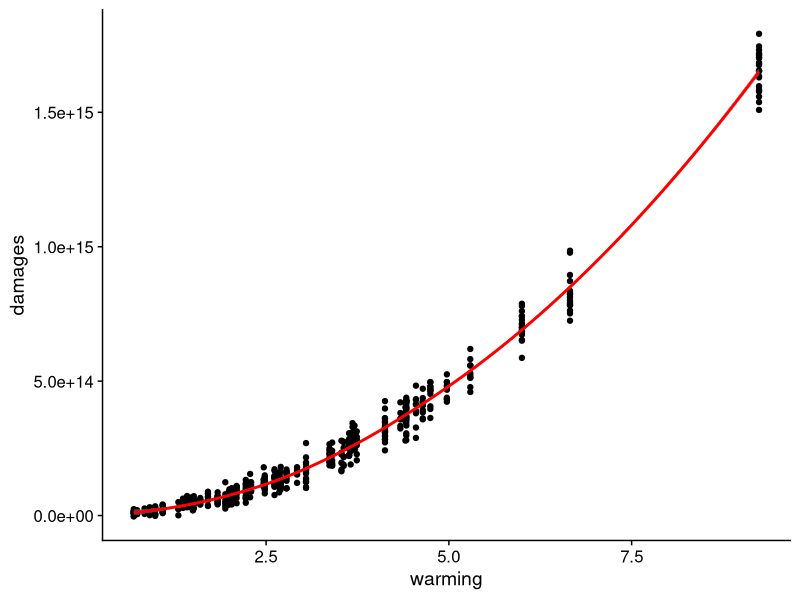
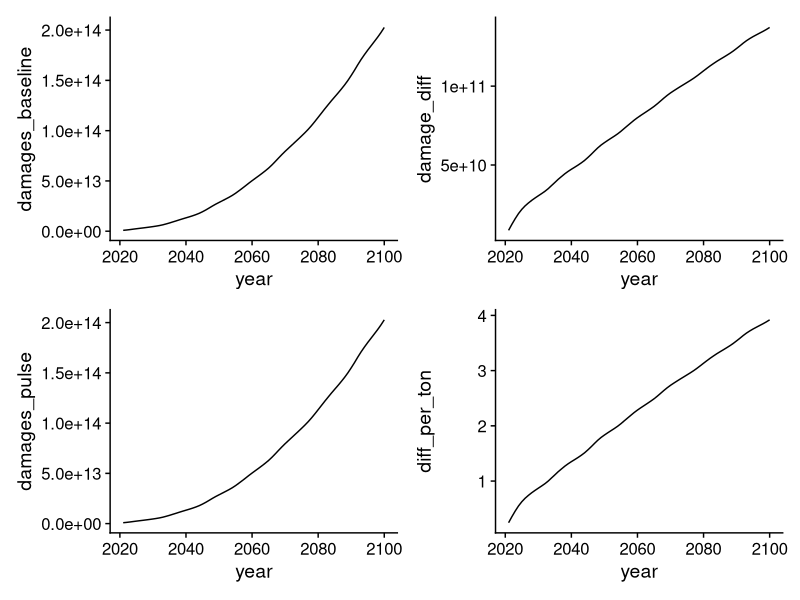
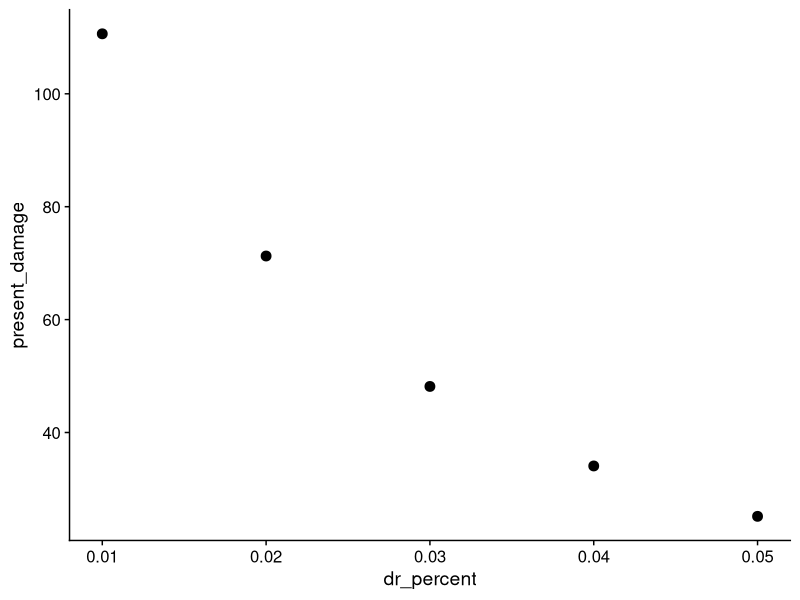
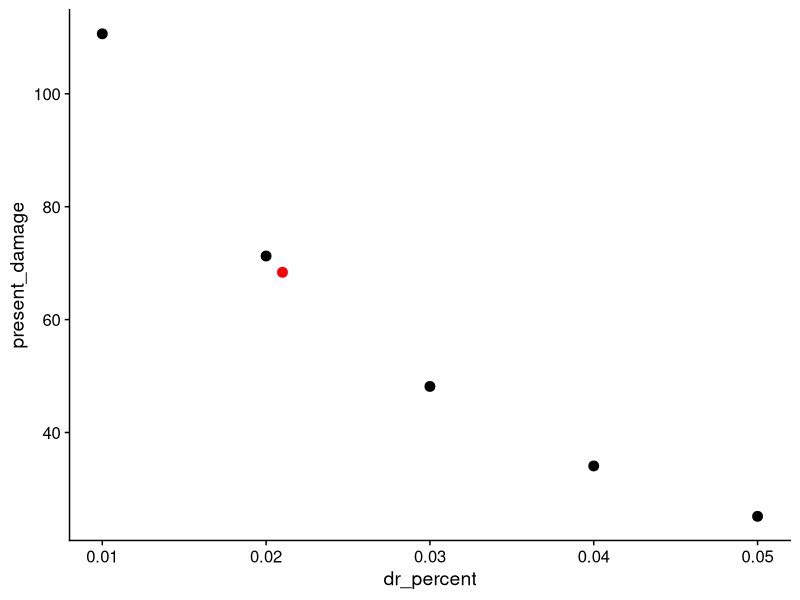

The R source for these figures, in order:
## ---- chunk 1
knitr::opts_chunk$set(echo = TRUE)
library(here)
library(tidyverse)
library(dplyr)
library(cowplot)
library(patchwork)
## ---- chunk 2
#read in the data

dmg <- read.csv(here("data/damages.csv")) %>%
  mutate(warm2 = warming^2) # adding collumn for squared data for quadratic regression

wrm <- read.csv(here("data/warming.csv"))
## ---- chunk 3
data_plot <- ggplot(data = dmg, aes(x = warming, y = damages)) +
  geom_point() +
  theme_cowplot()

#simple linear model for comparison
dmg_lm <- lm(damages ~ warming, data = dmg)

#dam_lm_quadratic
dmg_lmq <- lm(damages ~ warming + warm2, data=dmg)
dmg_lmq[["coefficients"]][["(Intercept)"]] <- 0


# Compare variance accounted for by each model
summary(dmg_lm)
summary(dmg_lmq)

#plotting the data with dmg_lmq function

data_plot +
  geom_smooth(data = dmg_lmq, aes(x = warming, y = damages), color = "red")

wrm_ceof <- dmg_lmq[["coefficients"]][["warming"]]
wrm2_coef <- dmg_lmq[["coefficients"]][["warm2"]]

## ---- chunk 4
# adding in data
wrm_2 <- wrm %>% 
  mutate(damages_baseline = wrm2_coef*warming_baseline^2 + wrm_ceof*warming_baseline) %>% 
  mutate(damages_pulse = wrm2_coef*warming_pulse^2 + wrm_ceof*warming_pulse) %>% 
  mutate(damage_diff = damages_pulse-damages_baseline) %>% 
  mutate(diff_per_ton = damage_diff/35000000000)

# plotting

# baseline damages
baseline <- ggplot(data = wrm_2, aes(x=year, y=damages_baseline)) +
  geom_line() +
  theme_cowplot()

# damages pulse
pulse <- ggplot(data = wrm_2, aes(x=year, y=damages_pulse)) +
  geom_line() +
  theme_cowplot()

# difference in damages
difference <- ggplot(data = wrm_2, aes(x=year, y=damage_diff)) +
  geom_line() +
  theme_cowplot()

# differenc in damge per tone of CO2
per_ton <- ggplot(data = wrm_2, aes(x=year, y=diff_per_ton)) +
  geom_line() +
  theme_cowplot()

all_plots <- baseline/pulse | difference/per_ton
all_plots
## ---- chunk 5
# Calculating SCC for different discount rates

scc <- wrm_2 %>% 
  mutate(pv_1 = diff_per_ton/((1+.01)^X)) %>% 
  mutate(pv_2 = diff_per_ton/((1+.02)^X)) %>% 
  mutate(pv_3 = diff_per_ton/((1+.03)^X)) %>% 
  mutate(pv_4 = diff_per_ton/((1+.04)^X)) %>% 
  mutate(pv_5 = diff_per_ton/((1+.05)^X))

dr <- c(0.01, 0.02, 0.03, 0.04, 0.05)

scc_sum <- data.frame("PV_1" = sum(scc$pv_1),
                      "PV_2" = sum(scc$pv_2),
                      "PV_3" = sum(scc$pv_3),
                      "PV_4" = sum(scc$pv_4),
                      "PV_5" = sum(scc$pv_5)) %>%
  pivot_longer(cols = c(PV_1, PV_2, PV_3, PV_4, PV_5),
               names_to = "dr_percent",
               values_to = "present_damage") %>% 
  replace("dr_percent",dr)

# plot itttttt

ggplot(data = scc_sum, aes(x = dr_percent, y = present_damage)) +
  geom_point(size = 3) +
  theme_cowplot()

## ---- chunk 6
# Ramsey Rule with given values
ramsey_r <- 0.001 + 2*0.01

ramsey_r

ramsey <- wrm_2 %>% 
  mutate(pv_r = diff_per_ton/((1+0.021)^X))

dr_ramsey <- c(0.021)

scc_sum_r <- data.frame("PV_r" = sum(ramsey$pv_r)) %>%
  pivot_longer(cols = c(PV_r),
               names_to = "dr_percent",
               values_to = "present_damage") %>% 
  replace("dr_percent",dr_ramsey)

# plot itttttt

ggplot(data = scc_sum, aes(x = dr_percent, y = present_damage)) +
  geom_point(size = 3) +
  geom_point(data = scc_sum_r, color = "red", size = 3) +
  theme_cowplot()

## ---- chunk 7
# Policy A
wrm_pol_a <- wrm %>% 
  mutate(damages_baseline = wrm2_coef*warming_baseline^2 + wrm_ceof*warming_baseline) %>% 
  mutate(warming_1.5 = (warming_baseline*1.5)) %>% 
  mutate(damages_w1.5 = wrm2_coef*warming_1.5^2 + wrm_ceof*warming_1.5) %>% 
  mutate(scc_baseline = damages_baseline/((1+.02)^X)) %>% 
  mutate(scc_w1.5 = damages_w1.5/((1+.02)^X))

pol_a_basedmg <- sum(wrm_pol_a$scc_baseline)
pol_a_1.5dmg <- sum(wrm_pol_a$scc_w1.5)

pol_a_ev <- (pol_a_basedmg*0.5)+(pol_a_1.5dmg*0.5)
## ---- chunk 8
# Policy B
wrm_pol_b <- wrm %>%  
  mutate(polb_warming = warming_baseline) %>% 
  mutate(polb_warming = case_when(
    year > 2050 ~ 1.29,
    year < 2051 ~ warming_baseline)) %>% 
  mutate(damages_polb = wrm2_coef*polb_warming^2 + wrm_ceof*polb_warming) %>% 
  mutate(scc_polb = damages_polb/((1+0.02)^X))

pol_b_dmg <- sum(wrm_pol_b$scc_polb)

## ---- chunk 9
# maximum cost (X) to make Policy B worth it compared to policy A
max_cost <- pol_a_ev - pol_b_dmg
